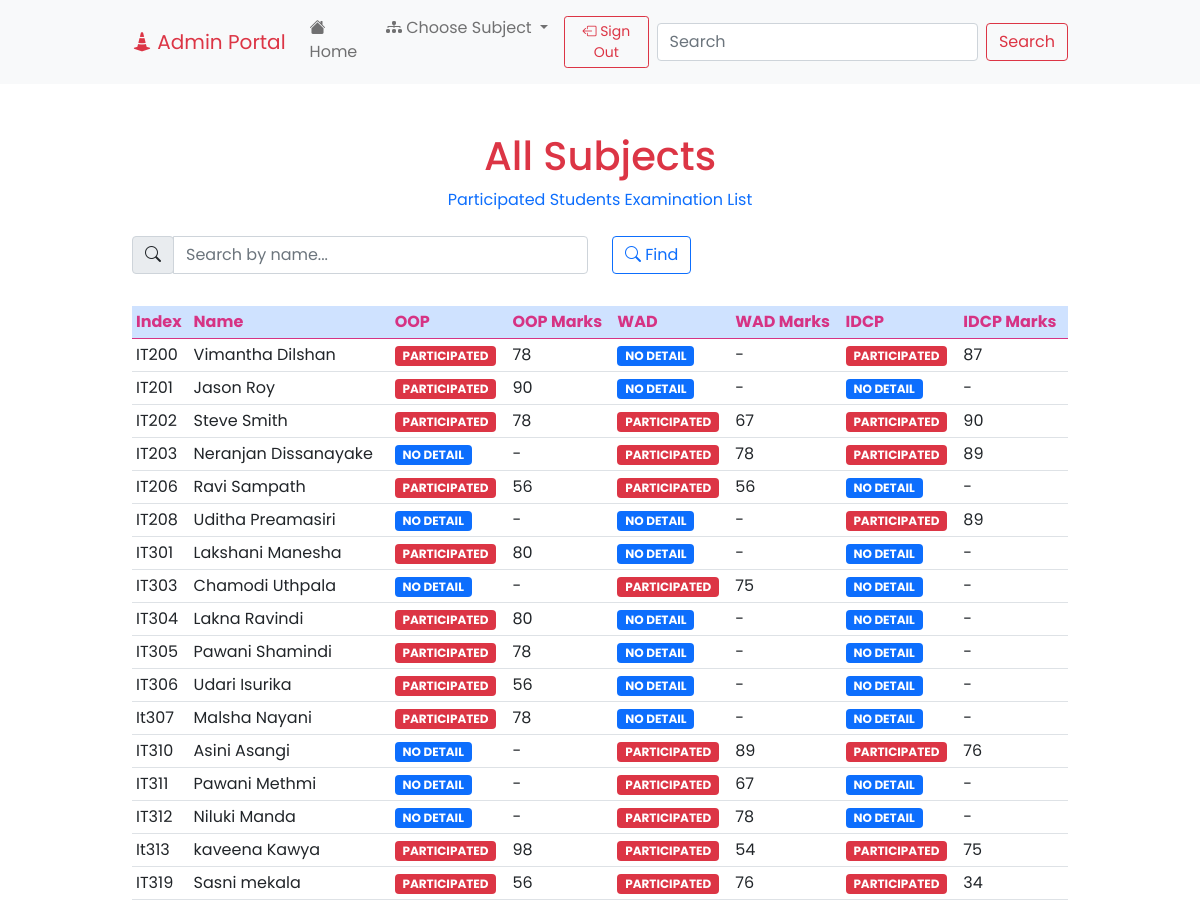
The page /teacher_list_all.php (signed in) on the database its author committed.
### tables this page shows
CREATE TABLE `students` (
  `index` varchar(255) NOT NULL,
  `name` varchar(255) NOT NULL,
  `address` varchar(255) NOT NULL,
  `birthday` varchar(255) NOT NULL,
  `oop` varchar(255) NOT NULL,
  `oopmarks` varchar(255) NOT NULL,
  `wad` varchar(255) NOT NULL,
  `wadmarks` varchar(255) NOT NULL,
  `idcp` varchar(255) NOT NULL,
  `idcpmarks` varchar(255) NOT NULL
);

### teacher_list_all.php (the view, shortened to what this page needs)
<!doctype html>
<html lang="en">
<head>
    <link href="https://cdn.jsdelivr.net/npm/bootstrap@5.0.2/dist/css/bootstrap.min.css" rel="stylesheet">
    <link rel="stylesheet" href="https://cdn.jsdelivr.net/npm/bootstrap-icons@1.8.1/font/bootstrap-icons.css">
    <link rel="stylesheet" href="styles/main.css">
</head>
<body>
    <nav class="navbar navbar-expand-lg navbar-light bg-light">
        <div class="container-fluid">
            <a class="navbar-brand text-danger" href="teacher_portal_home.php"><i class="bi bi-cone-striped"></i> Admin Portal</a>
            <div class="collapse navbar-collapse" id="navbarSupportedContent">
                <ul class="navbar-nav me-auto mb-2 mb-lg-0">
                    <li class="nav-item">
                        <a class="nav-link" aria-current="page" href="teacher_portal_home.php"><i class="bi bi-house-fill"></i> Home</a>
                    </li>
                    <li class="nav-item dropdown">
                        <a class="nav-link dropdown-toggle" href="#" id="navbarDropdown" role="button" data-bs-toggle="dropdown" aria-expanded="false">
                            <i class="bi bi-diagram-3-fill"></i> Choose Subject
                        </a>
                    </li>
                    <li class="nav-item">
                        <a class="nav-link" aria-current="page" href="database/sign_out_teacher.php"><button type="button" class="btn btn-outline-danger btn-sm"><i class="bi bi-box-arrow-left"></i> Sign Out</button></a>
                    </li>
                </ul>
                <form class="d-flex">
                    <input class="form-control me-2" type="search" placeholder="Search" aria-label="Search" onkeyup="myFunction1()" id="myInput1">
                    <button class="btn btn-outline-danger" type="submit">Search</button>
                </form>
            </div>
        </div>
    </nav>
    <br>
    <br>
    <center>
        <h1 class="log-head text-danger">All Subjects</h1>
        <h9 class="sub-head text-primary">Participated Students Examination List</h9>
        <br>
    </center>
    <br>
    <div class="container-fluid">
        <div class="search">
            <form>
                <div class="row">
                    <div class="col">
                        <div class="input-group">
                            <div class="input-group-prepend">
                                <div class="input-group-text"><i class="bi bi-search"></i></div>
                            </div>
                            <input type="text" class="form-control" onkeyup="myFunction()" id="myInput" name="myInput" placeholder="Search by name...">
                        </div>
                    </div>
                    <div class="col">
                        <button type="button" class="btn btn-outline-primary mb-2"><i class="bi bi-search"></i> Find</button>
                    </div>
                </div>
            </form>
            <br>
        </div>
        <table class="table table-hover table-sm" id="myTable" name="myTable">
            <thead class="table-primary">
                <tr>
                    <th class="tblhead2" scope="col">Index</th>
                    <th class="tblhead2" scope="col">Name</th>
                    <th class="tblhead2" scope="col">OOP</th>
                    <th class="tblhead2" scope="col">OOP Marks</th>
                    <th class="tblhead2" scope="col">WAD</th>
                    <th class="tblhead2" scope="col">WAD Marks</th>
                    <th class="tblhead2" scope="col">IDCP</th>
                    <th class="tblhead2" scope="col">IDCP Marks</th>
                </tr>
            </thead>
            <tbody>
            <?php
                include 'database/db_connect.php';
                $sql = "SELECT * FROM `students` WHERE `oop` LIKE 'Participated' OR `wad` LIKE 'Participated' OR `idcp` LIKE 'Participated' ORDER BY `index` ASC";
                $result = $conn->query($sql);
                if ($result->num_rows > 0) {
                    if (!$conn) {
                        die('Database is not connected!');
                    } else {
                        while ($row = $result->fetch_assoc()) {
                            $oop = $row["oop"];
                            $wad = $row["wad"];
                            $idcp = $row["idcp"];
                            if ($oop == "Participated") {
                                $oopvar = "bg-danger";
                                $oopval = $oop;
                            } else if ($oop == "On-Going") {
                                $oopvar = "bg-primary";
                                $oopval = "No Detail";
                            }
                            if ($wad == "Participated") {
                                $wadvar = "bg-danger";
                                $wadval = $wad;
                            } else if ($wad== "On-Going") {
                                $wadvar = "bg-primary";
                                $wadval = "No Detail";
                            }
                            if ($idcp == "Participated") {
                                $idcpvar = "bg-danger";
                                $idcpval = $idcp;
                            } else if ($idcp== "On-Going") {
                                $idcpvar = "bg-primary";
                                $idcpval = "No Detail";
                            }
                            echo
                            "<tr><td>" . $row["index"] .
                            "</td><td>" . $row["name"] .
                            "</td><td><span class='badge $oopvar text-uppercase'>" . $oopval .
                            "</span></td><td>" . $row["oopmarks"] .
                            "</td><td><span class='badge $wadvar text-uppercase'>" . $wadval .
                            "</span></td><td>" . $row["wadmarks"] .
                            "</td><td><span class='badge $idcpvar text-uppercase'>" . $idcpval .
                            "</span></td><td>" . $row["idcpmarks"] .
                            "</td></tr>";
                        }
                    }
                    echo "</tbody>";
                    echo "</table>";
                } else {
                    echo "No records in database";
                }
            ?>
    </div>
</body>
</html>

### styles/main.css (style rules this page uses)
* { font-family: 'Poppins', sans-serif; }
.container-fluid { max-width: 80%; }
.navbar-brand { color: #198754; }
.tblhead2 { color: #d63384; }

### rows shown on the page
students: index "IT200", name "Vimantha Dilshan", oop "PARTICIPATED", oopmarks "78", wad "NO DETAIL", wadmarks "-", idcp "PARTICIPATED", idcpmarks "87"
students: index "IT201", name "Jason Roy", oop "PARTICIPATED", oopmarks "90", wad "NO DETAIL", wadmarks "-", idcp "NO DETAIL", idcpmarks "-"
students: index "IT202", name "Steve Smith", oop "PARTICIPATED", oopmarks "78", wad "PARTICIPATED", wadmarks "67", idcp "PARTICIPATED", idcpmarks "90"
students: index "IT203", name "Neranjan Dissanayake", oop "NO DETAIL", oopmarks "-", wad "PARTICIPATED", wadmarks "78", idcp "PARTICIPATED", idcpmarks "89"
students: index "IT206", name "Ravi Sampath", oop "PARTICIPATED", oopmarks "56", wad "PARTICIPATED", wadmarks "56", idcp "NO DETAIL", idcpmarks "-"
students: index "IT208", name "Uditha Preamasiri", oop "NO DETAIL", oopmarks "-", wad "NO DETAIL", wadmarks "-", idcp "PARTICIPATED", idcpmarks "89"
students: index "IT301", name "Lakshani Manesha", oop "PARTICIPATED", oopmarks "80", wad "NO DETAIL", wadmarks "-", idcp "NO DETAIL", idcpmarks "-"
students: index "IT303", name "Chamodi Uthpala", oop "NO DETAIL", oopmarks "-", wad "PARTICIPATED", wadmarks "75", idcp "NO DETAIL", idcpmarks "-"
students: index "IT304", name "Lakna Ravindi", oop "PARTICIPATED", oopmarks "80", wad "NO DETAIL", wadmarks "-", idcp "NO DETAIL", idcpmarks "-"
students: index "IT305", name "Pawani Shamindi", oop "PARTICIPATED", oopmarks "78", wad "NO DETAIL", wadmarks "-", idcp "NO DETAIL", idcpmarks "-"
students: index "IT306", name "Udari Isurika", oop "PARTICIPATED", oopmarks "56", wad "NO DETAIL", wadmarks "-", idcp "NO DETAIL", idcpmarks "-"
students: index "It307", name "Malsha Nayani", oop "PARTICIPATED", oopmarks "78", wad "NO DETAIL", wadmarks "-", idcp "NO DETAIL", idcpmarks "-"
students: index "IT310", name "Asini Asangi", oop "NO DETAIL", oopmarks "-", wad "PARTICIPATED", wadmarks "89", idcp "PARTICIPATED", idcpmarks "76"
students: index "IT311", name "Pawani Methmi", oop "NO DETAIL", oopmarks "-", wad "PARTICIPATED", wadmarks "67", idcp "NO DETAIL", idcpmarks "-"
students: index "IT312", name "Niluki Manda", oop "NO DETAIL", oopmarks "-", wad "PARTICIPATED", wadmarks "78", idcp "NO DETAIL", idcpmarks "-"
students: index "It313", name "kaveena Kawya", oop "PARTICIPATED", oopmarks "98", wad "PARTICIPATED", wadmarks "54", idcp "PARTICIPATED", idcpmarks "75"
students: index "IT319", name "Sasni mekala", oop "PARTICIPATED", oopmarks "56", wad "PARTICIPATED", wadmarks "76", idcp "PARTICIPATED", idcpmarks "34"
